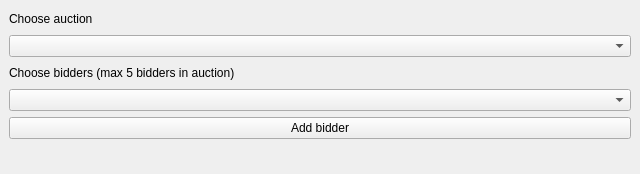
<?xml version="1.0" encoding="UTF-8"?>
<ui version="4.0">
 <class>addBiddertoAuction</class>
 <widget class="QMainWindow" name="addBiddertoAuction">
  <property name="geometry">
   <rect>
    <x>0</x>
    <y>0</y>
    <width>640</width>
    <height>174</height>
   </rect>
  </property>
  <property name="windowTitle">
   <string>Add bidder to auction</string>
  </property>
  <widget class="QWidget" name="centralwidget">
   <layout class="QVBoxLayout" name="verticalLayout">
    <item>
     <widget class="QLabel" name="auctionLabel">
      <property name="text">
       <string>Choose auction</string>
      </property>
     </widget>
    </item>
    <item>
     <widget class="QComboBox" name="auctionCombobox"/>
    </item>
    <item>
     <widget class="QLabel" name="biddersLabel">
      <property name="text">
       <string>Choose bidders (max 5 bidders in auction)</string>
      </property>
     </widget>
    </item>
    <item>
     <widget class="QComboBox" name="biddersCombo1"/>
    </item>
    <item>
     <widget class="QPushButton" name="createButton">
      <property name="text">
       <string>Add bidder</string>
      </property>
     </widget>
    </item>
    <item>
     <widget class="QLabel" name="response">
      <property name="text">
       <string/>
      </property>
     </widget>
    </item>
   </layout>
  </widget>
 </widget>
 <resources/>
 <connections/>
</ui>
